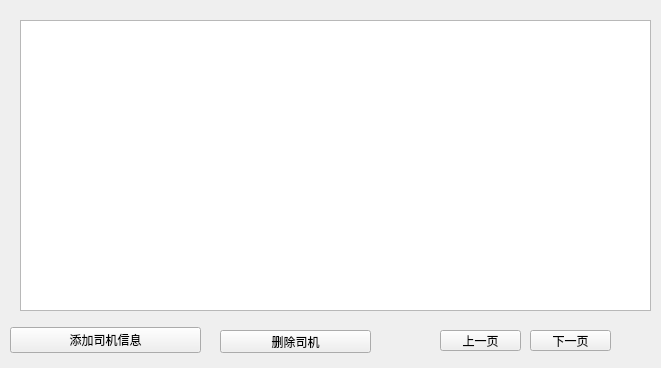
<?xml version="1.0" encoding="UTF-8"?>
<ui version="4.0">
 <class>Driver</class>
 <widget class="QWidget" name="Driver">
  <property name="geometry">
   <rect>
    <x>0</x>
    <y>0</y>
    <width>661</width>
    <height>368</height>
   </rect>
  </property>
  <property name="windowTitle">
   <string>Form</string>
  </property>
  <widget class="QPushButton" name="deleteButton">
   <property name="geometry">
    <rect>
     <x>220</x>
     <y>330</y>
     <width>151</width>
     <height>23</height>
    </rect>
   </property>
   <property name="text">
    <string>删除司机</string>
   </property>
  </widget>
  <widget class="QTableView" name="tableView">
   <property name="geometry">
    <rect>
     <x>20</x>
     <y>20</y>
     <width>631</width>
     <height>291</height>
    </rect>
   </property>
  </widget>
  <widget class="QPushButton" name="previousButton">
   <property name="geometry">
    <rect>
     <x>440</x>
     <y>330</y>
     <width>81</width>
     <height>21</height>
    </rect>
   </property>
   <property name="text">
    <string>上一页</string>
   </property>
  </widget>
  <widget class="QPushButton" name="nextButton">
   <property name="geometry">
    <rect>
     <x>530</x>
     <y>330</y>
     <width>81</width>
     <height>21</height>
    </rect>
   </property>
   <property name="text">
    <string>下一页</string>
   </property>
  </widget>
  <widget class="QWidget" name="widget" native="true">
   <property name="geometry">
    <rect>
     <x>10</x>
     <y>320</y>
     <width>191</width>
     <height>41</height>
    </rect>
   </property>
   <layout class="QHBoxLayout" name="horizontalLayout_2">
    <item>
     <widget class="QPushButton" name="addDriverButton">
      <property name="text">
       <string>添加司机信息</string>
      </property>
      <property name="name" stdset="0">
       <string>PushButton</string>
      </property>
     </widget>
    </item>
   </layout>
  </widget>
 </widget>
 <resources/>
 <connections/>
</ui>
